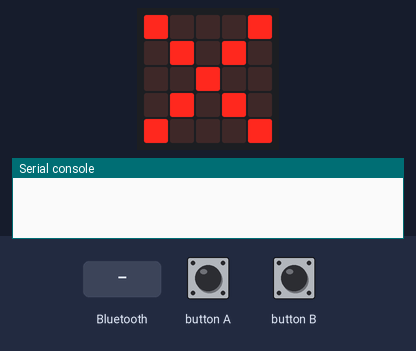
Recording of a program running on a simulated BBC micro:bit (MakeCode). Parts: the board's 5×5 LED display, the last lines printed to the serial console. The inputs (shaded band) are chosen by the test bench.

Above: at 1.8 s.
1.9 s: button A pressed for 0.15 s
At 3.2 s:
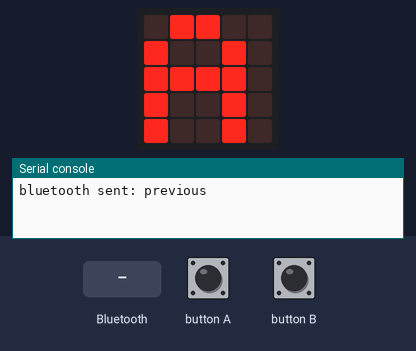
3.5 s: button B pressed for 0.15 s
At 4.5 s:
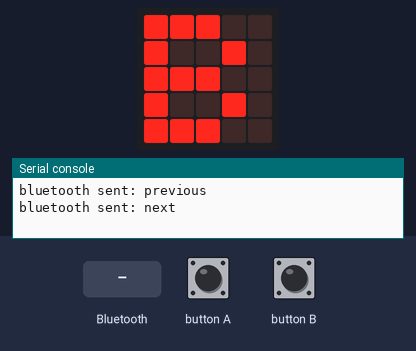
5.1 s: a phone connects over Bluetooth
At 6.2 s:
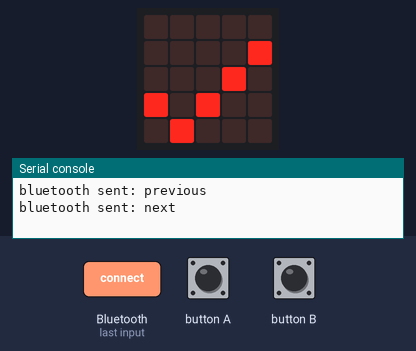
6.6 s: a phone disconnects over Bluetooth
At 7.4 s:
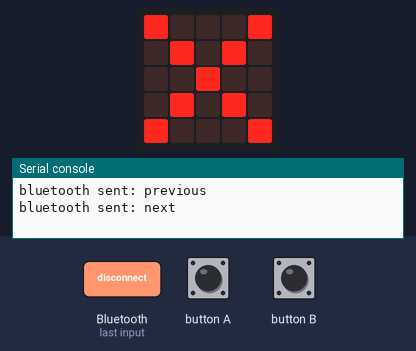
Timing chart, 0 to 9.1 s (numbered marks = the images above; inputs shaded):
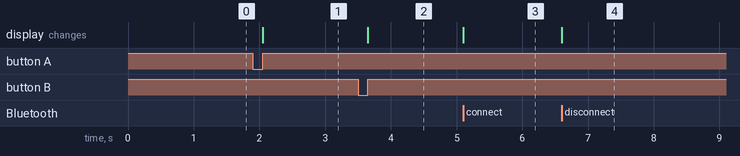

Measured:
- after the input at 1.9 s, the display: changes after 0.15 s (image 1)
- after the input at 3.5 s, the display: changes after 0.15 s (image 2)
- after the input at 5.1 s, the display: changes at once (image 3)
- after the input at 6.6 s, the display: changes at once (image 4)

The program:

BLE_demo.py
```python
def on_uart_data_received():
    global tempMsg
    tempMsg = bluetooth.uart_read_until(serial.delimiters(Delimiters.NEW_LINE))
    if tempMsg == "heart":
        basic.show_icon(IconNames.HEART)
    elif tempMsg == "clear":
        basic.clear_screen()
bluetooth.on_uart_data_received(serial.delimiters(Delimiters.NEW_LINE),
    on_uart_data_received)

def on_bluetooth_connected():
    basic.show_icon(IconNames.YES)
bluetooth.on_bluetooth_connected(on_bluetooth_connected)

def on_bluetooth_disconnected():
    basic.show_icon(IconNames.NO)
bluetooth.on_bluetooth_disconnected(on_bluetooth_disconnected)

def on_button_pressed_a():
    bluetooth.uart_write_string("previous")
    basic.show_string("A")
input.on_button_pressed(Button.A, on_button_pressed_a)

def on_button_pressed_b():
    bluetooth.uart_write_string("next")
    basic.show_string("B")
input.on_button_pressed(Button.B, on_button_pressed_b)

tempMsg = ""
basic.show_icon(IconNames.NO)
tempMsg = ""
bluetooth.start_uart_service()
```
